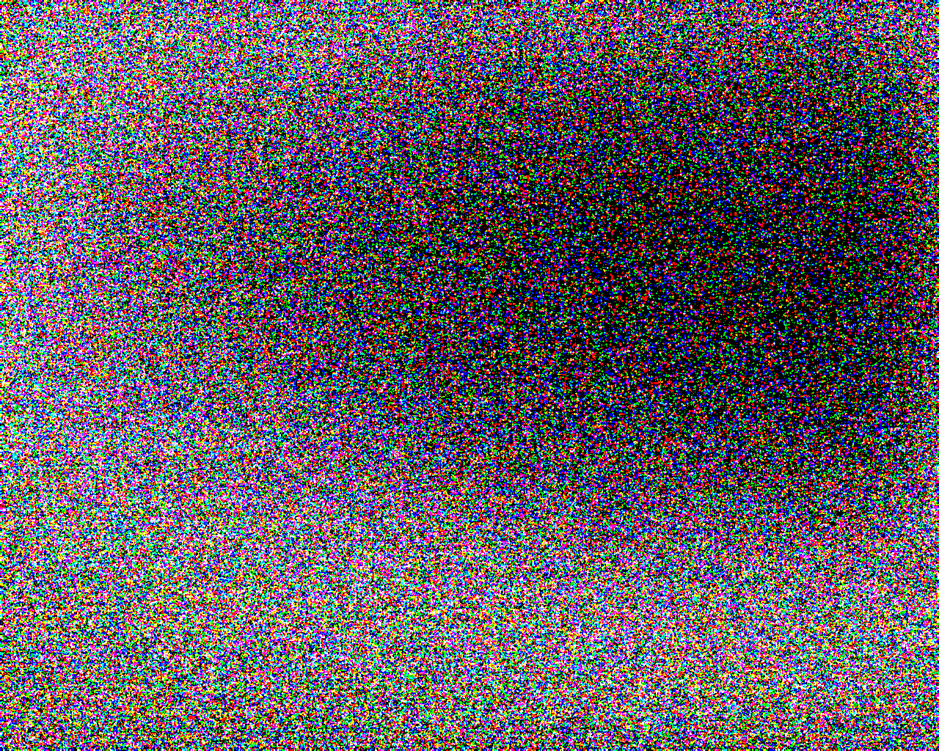
#> input picture black/black_1.png, 939 x 751 px, shrunk from 1280 x 1024 before the run; its folder holds 4 pictures in this run
$ python calc_avg_black.py
#> lines starting #> are read from the running program, lines starting #| are printed output that depends on the picture
import cv2 as cv
import numpy as np
import glob
from matplotlib import pyplot as plt

image_avg = cv.imread("black/black_0.png")
images = glob.glob ("black_*.png")
print("size: ", len(images))
image_data = []
for img in images:
    this_image = cv.imread(img)
#> this_image is the input picture: shape (751, 939, 3); mean B, G, R 98.7, 91, 98.3
    # print("hello: ")
    image_data.append(this_image)

avg_image = image_data[0]
# print("avg_array shape: ", avg_array)
avg_array = np.array(image_data[0], dtype=np.float32)
#loop through the images and add them to the avg_array
for i in range(len(image_data)):
    if i == 0:
        pass
    else:
        print("hello2: ")
        avg_array = avg_array + (np.array(image_data[i].astype(np.float32)))
#> this loop made 4 passes
#> pass 2, `avg_array = avg_array + (np.array(image_data[i].astype(np.float32)))`:
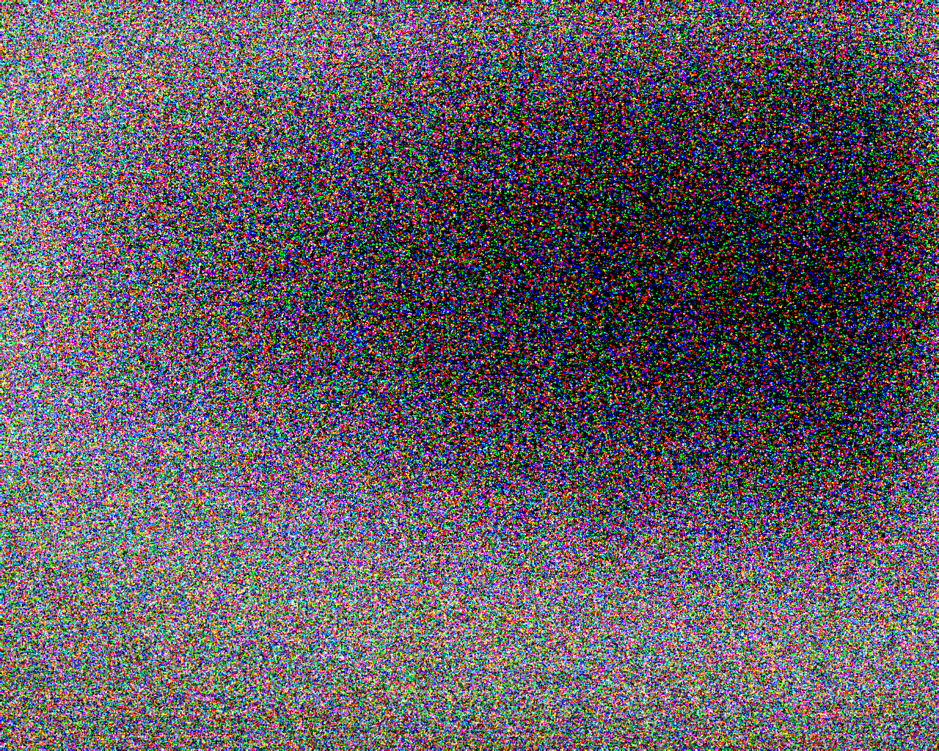
#> avg_array: shape (751, 939, 3) float32; mean B, G, R 194.9, 180.3, 195.2; drawn with min black and max white
#> pass 3, `avg_array = avg_array + (np.array(image_data[i].astype(np.float32)))`:
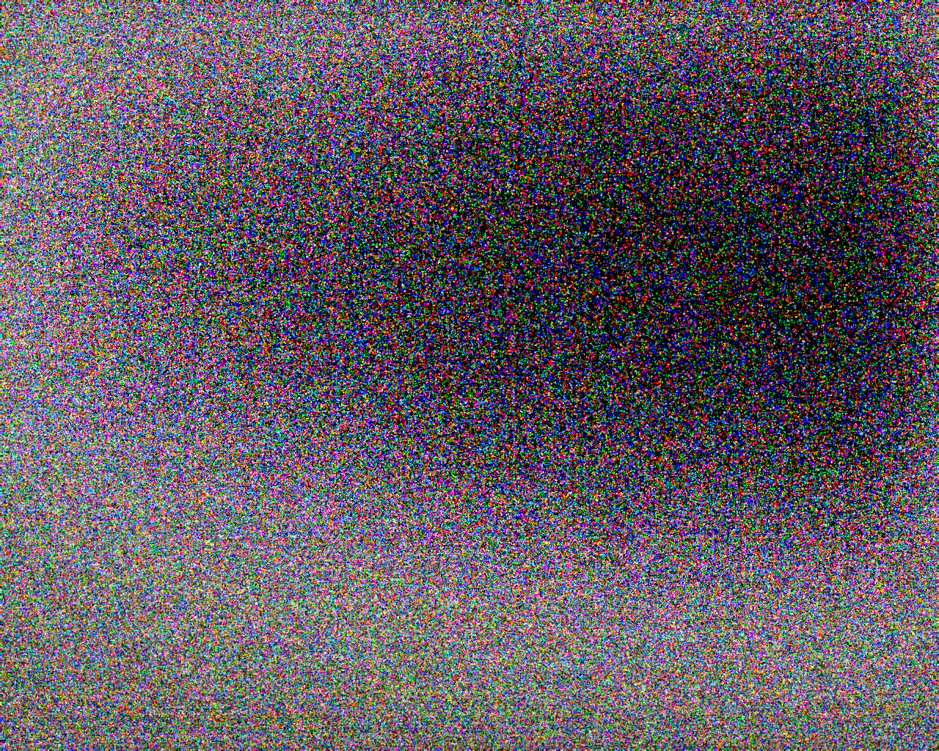
#> avg_array: shape (751, 939, 3) float32; mean B, G, R 289.3, 267, 289.5; drawn with min black and max white
#> after the loop:
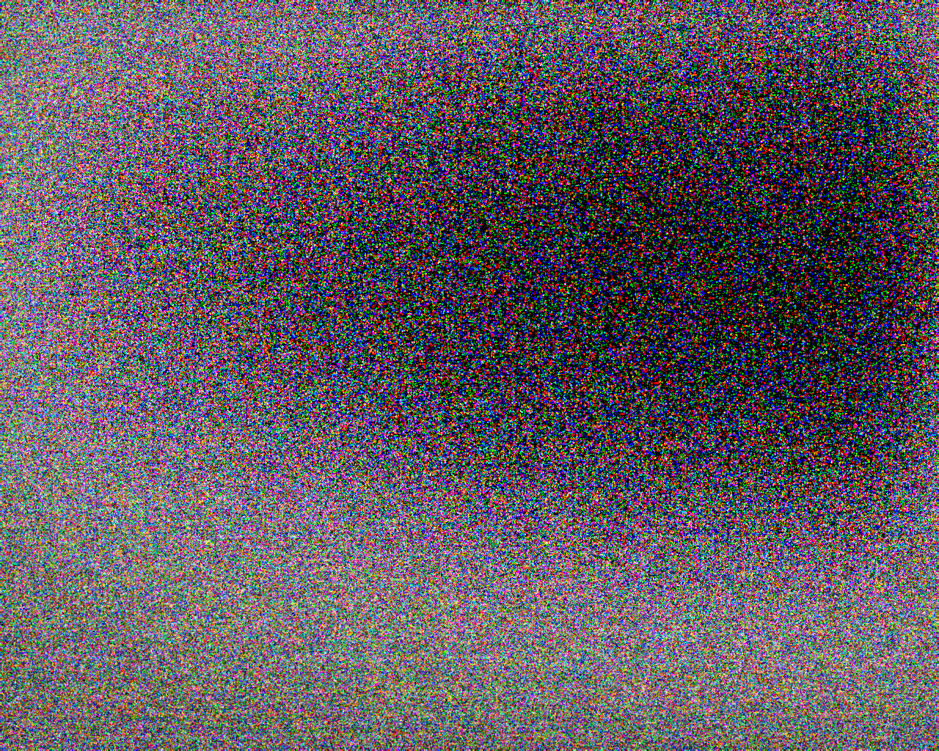
#> avg_array: shape (751, 939, 3) float32; mean B, G, R 384.2, 354.4, 384.3; drawn with min black and max white
        # [6 lines of commented-out code are left out]
avg_array = avg_array / len(images)


print("hello3: ")
cv.imwrite('avg_black.png', avg_array)
